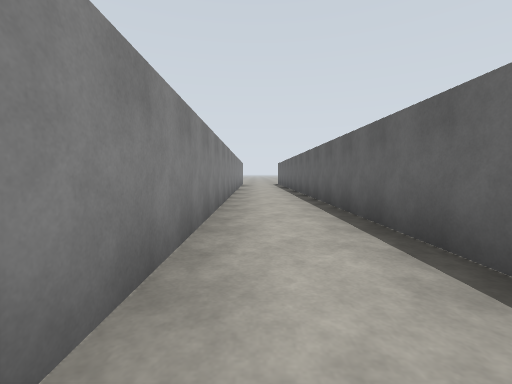
View 1 (above)

20 first-person views from a walk through a world built for the Gazebo simulator. The camera is 1.2 m above the floor, tilts 4° down and sees 90° across. The floor is counted in squares, 2 m on a side. Each view is taken from the middle of a square. On the plan, view 1 faces up. The plan holds only what a view shows up to about 9 squares ahead; the rest is blank. The place goes on beyond the plan.

View 2
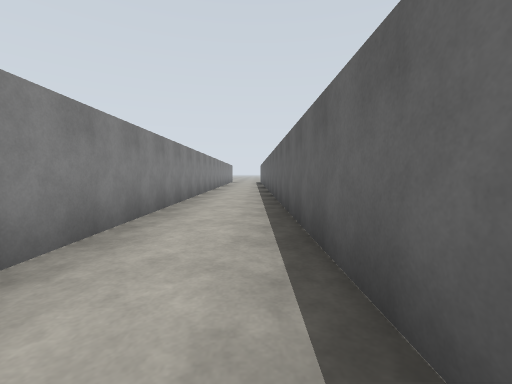

View 3
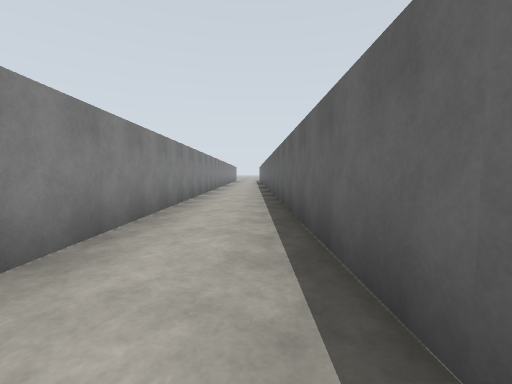

View 4
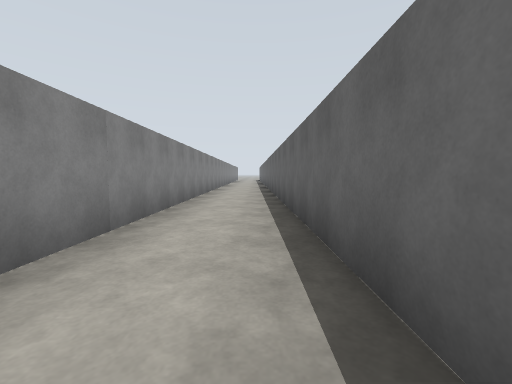

View 5
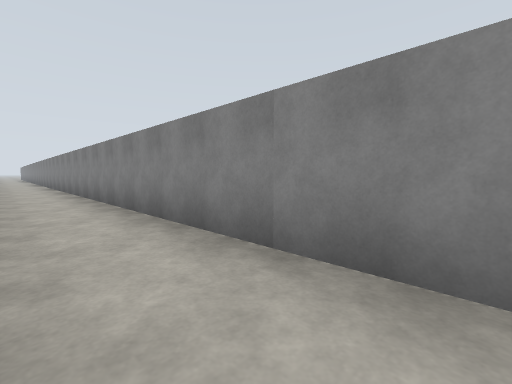

View 6
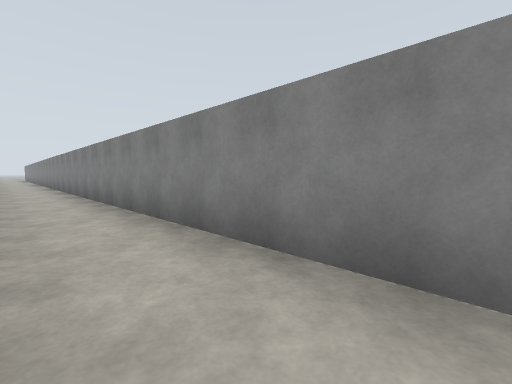

View 7
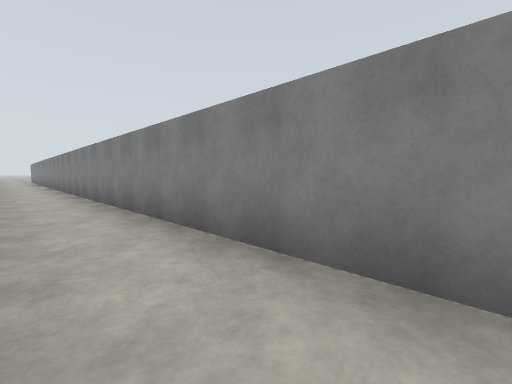

View 8
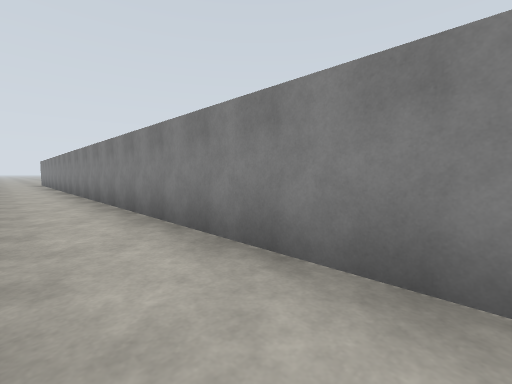

View 9
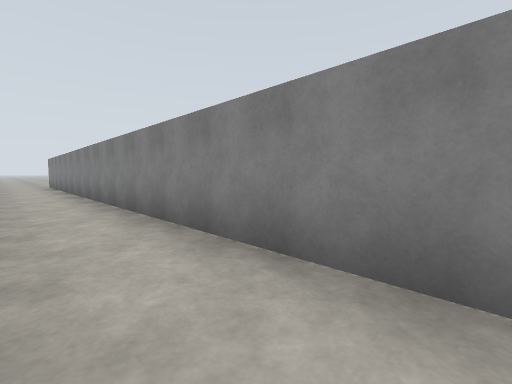

View 10
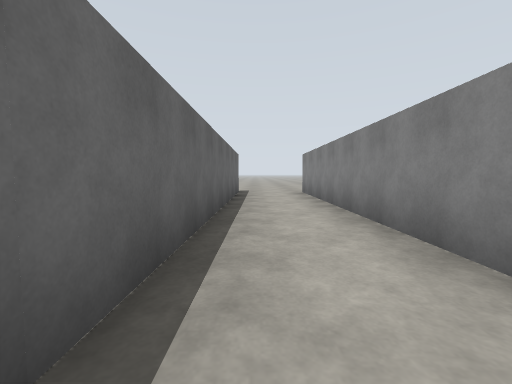

View 11
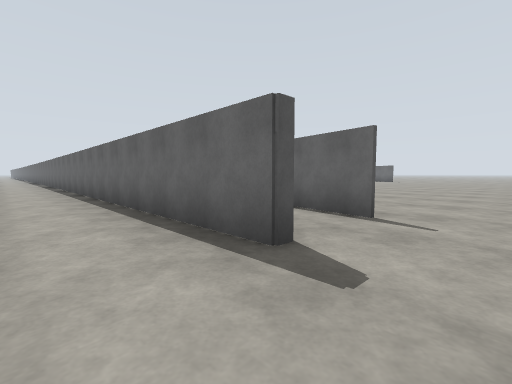

View 12
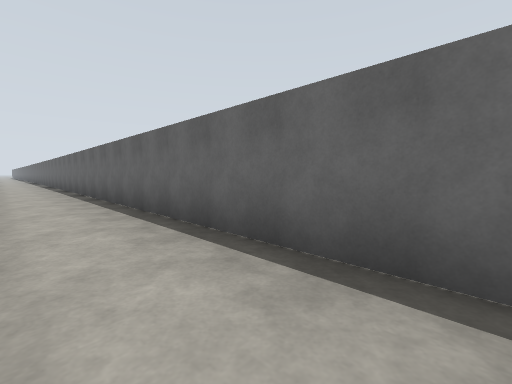

View 13
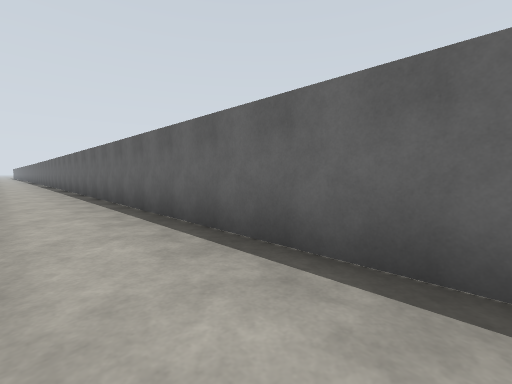

View 14
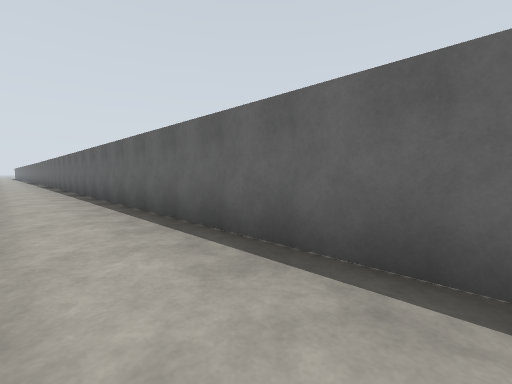

View 15
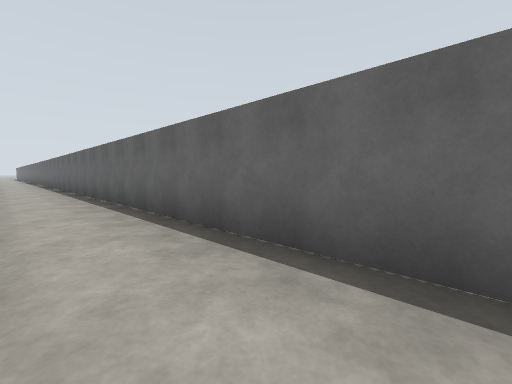

View 16
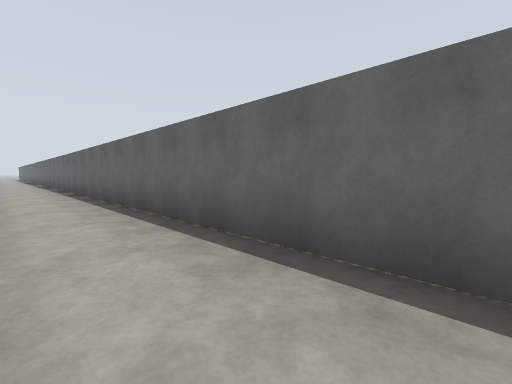

View 17
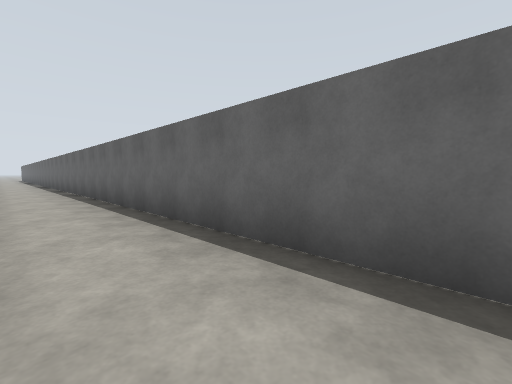

View 18
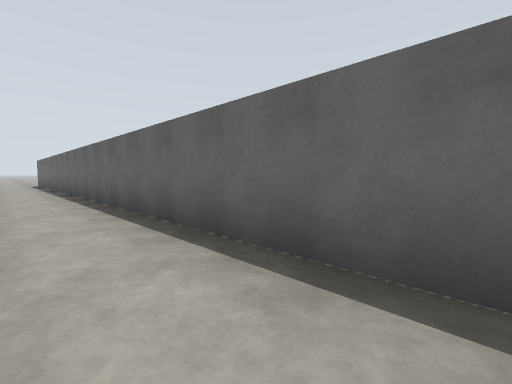

View 19
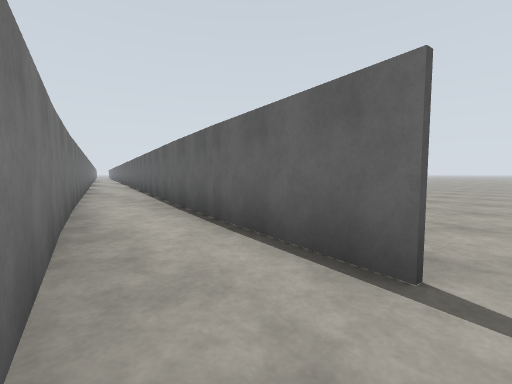

View 20
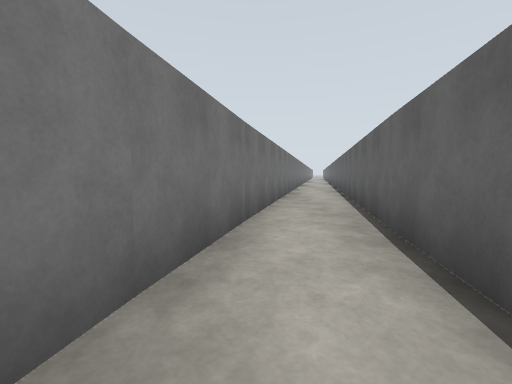

### Floor plan
Points are (right, up) in squares from view 1. A wall is a line through its corners. A room is listed if a view was taken in it or the views show most of it. See-through windows are left out.
Room 1 (views 1, 2, 3, 4, 5, 6, 7, 8, 9, 10, 11, 12, 13, 14, 15, 16, 17, 18, 19)
walls: (-0.5, -25.6) (-0.5, -41.5); (1.6, -7.5) (1.4, 8.5); (1.6, -41.6) (1.8, -7.3); (-0.7, 8.4) (-0.3, -25.8)
ways out: opening at (2, -42.5) to room 2
Room 2 (view 20)
walls: (3.5, -41.7) (5.7, -30.8); (3.9, -31.4) (2, -41.1)
ways out: opening at (2, -42.5) to room 1; opening at (4, -42.5)

Positions as (right, up) in squares from view 1, and headings:
1: (0, 0), facing up
2: (1, -4), facing up
3: (1, -8), facing up
4: (1, -10), facing up
5: (1, -6), facing down-left
6: (1, -12), facing down-left
7: (1, -18), facing down-left
8: (1, -24), facing down-left
9: (1, -27), facing down-left
10: (1, -33), facing down
11: (0, -43), facing up-right
12: (0, -37), facing up-right
13: (0, -32), facing up-right
14: (0, -27), facing up-right
15: (0, -23), facing up-right
16: (0, -18), facing up-right
17: (0, -14), facing up-right
18: (0, -1), facing up-right
19: (2, -42), facing up-right
20: (3, -40), facing up
